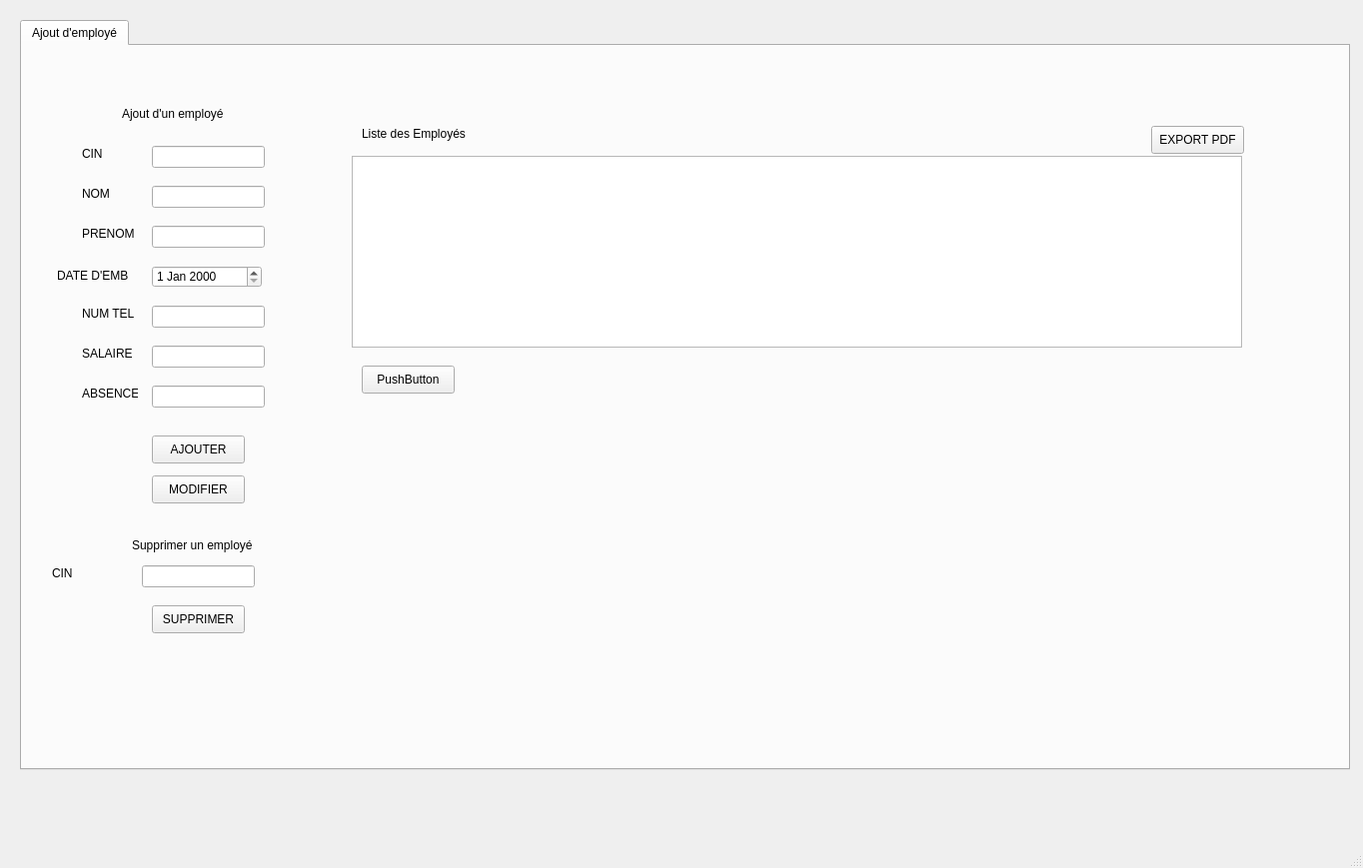
<?xml version="1.0" encoding="UTF-8"?>
<ui version="4.0">
 <class>MainWindow</class>
 <widget class="QMainWindow" name="MainWindow">
  <property name="geometry">
   <rect>
    <x>0</x>
    <y>0</y>
    <width>1364</width>
    <height>869</height>
   </rect>
  </property>
  <property name="windowTitle">
   <string>MainWindow</string>
  </property>
  <widget class="QWidget" name="centralwidget">
   <widget class="QTabWidget" name="tabWidget">
    <property name="geometry">
     <rect>
      <x>20</x>
      <y>20</y>
      <width>1331</width>
      <height>751</height>
     </rect>
    </property>
    <property name="currentIndex">
     <number>0</number>
    </property>
    <widget class="QWidget" name="tab_ajout">
     <attribute name="title">
      <string>Ajout d'employé</string>
     </attribute>
     <widget class="QLineEdit" name="lineEdit_cin">
      <property name="geometry">
       <rect>
        <x>130</x>
        <y>100</y>
        <width>113</width>
        <height>22</height>
       </rect>
      </property>
     </widget>
     <widget class="QLineEdit" name="lineEdit_nom">
      <property name="geometry">
       <rect>
        <x>130</x>
        <y>140</y>
        <width>113</width>
        <height>22</height>
       </rect>
      </property>
     </widget>
     <widget class="QLineEdit" name="lineEdit_prenom">
      <property name="geometry">
       <rect>
        <x>130</x>
        <y>180</y>
        <width>113</width>
        <height>22</height>
       </rect>
      </property>
     </widget>
     <widget class="QLineEdit" name="lineEdit_numT">
      <property name="geometry">
       <rect>
        <x>130</x>
        <y>260</y>
        <width>113</width>
        <height>22</height>
       </rect>
      </property>
     </widget>
     <widget class="QLineEdit" name="lineEdit_salaire">
      <property name="geometry">
       <rect>
        <x>130</x>
        <y>300</y>
        <width>113</width>
        <height>22</height>
       </rect>
      </property>
     </widget>
     <widget class="QLineEdit" name="lineEdit_abs">
      <property name="geometry">
       <rect>
        <x>130</x>
        <y>340</y>
        <width>113</width>
        <height>22</height>
       </rect>
      </property>
     </widget>
     <widget class="QLabel" name="label_cin">
      <property name="geometry">
       <rect>
        <x>60</x>
        <y>100</y>
        <width>56</width>
        <height>16</height>
       </rect>
      </property>
      <property name="text">
       <string>CIN</string>
      </property>
     </widget>
     <widget class="QLabel" name="label_prenom">
      <property name="geometry">
       <rect>
        <x>60</x>
        <y>180</y>
        <width>56</width>
        <height>16</height>
       </rect>
      </property>
      <property name="text">
       <string>PRENOM</string>
      </property>
     </widget>
     <widget class="QLabel" name="label_dateE">
      <property name="geometry">
       <rect>
        <x>35</x>
        <y>220</y>
        <width>81</width>
        <height>20</height>
       </rect>
      </property>
      <property name="text">
       <string>DATE D'EMB</string>
      </property>
     </widget>
     <widget class="QLabel" name="label_salaire">
      <property name="geometry">
       <rect>
        <x>60</x>
        <y>300</y>
        <width>56</width>
        <height>16</height>
       </rect>
      </property>
      <property name="text">
       <string>SALAIRE</string>
      </property>
     </widget>
     <widget class="QLabel" name="label_numT">
      <property name="geometry">
       <rect>
        <x>60</x>
        <y>260</y>
        <width>56</width>
        <height>16</height>
       </rect>
      </property>
      <property name="text">
       <string>NUM TEL</string>
      </property>
     </widget>
     <widget class="QLabel" name="label_nom">
      <property name="geometry">
       <rect>
        <x>60</x>
        <y>140</y>
        <width>56</width>
        <height>16</height>
       </rect>
      </property>
      <property name="text">
       <string>NOM</string>
      </property>
     </widget>
     <widget class="QLabel" name="label_abs">
      <property name="geometry">
       <rect>
        <x>60</x>
        <y>340</y>
        <width>56</width>
        <height>16</height>
       </rect>
      </property>
      <property name="text">
       <string>ABSENCE</string>
      </property>
     </widget>
     <widget class="QPushButton" name="pushButton_ajouter">
      <property name="geometry">
       <rect>
        <x>130</x>
        <y>390</y>
        <width>93</width>
        <height>28</height>
       </rect>
      </property>
      <property name="text">
       <string>AJOUTER</string>
      </property>
     </widget>
     <widget class="QPushButton" name="pushButton_modifier">
      <property name="geometry">
       <rect>
        <x>130</x>
        <y>430</y>
        <width>93</width>
        <height>28</height>
       </rect>
      </property>
      <property name="text">
       <string>MODIFIER</string>
      </property>
     </widget>
     <widget class="QPushButton" name="pushButton_supprimer">
      <property name="geometry">
       <rect>
        <x>130</x>
        <y>560</y>
        <width>93</width>
        <height>28</height>
       </rect>
      </property>
      <property name="text">
       <string>SUPPRIMER</string>
      </property>
     </widget>
     <widget class="QLineEdit" name="lineEdit_cinsupp">
      <property name="geometry">
       <rect>
        <x>120</x>
        <y>520</y>
        <width>113</width>
        <height>22</height>
       </rect>
      </property>
     </widget>
     <widget class="QLabel" name="label_cinsupp">
      <property name="geometry">
       <rect>
        <x>30</x>
        <y>520</y>
        <width>56</width>
        <height>16</height>
       </rect>
      </property>
      <property name="text">
       <string>CIN</string>
      </property>
     </widget>
     <widget class="QPushButton" name="pushButton_pdf">
      <property name="geometry">
       <rect>
        <x>1130</x>
        <y>80</y>
        <width>93</width>
        <height>28</height>
       </rect>
      </property>
      <property name="text">
       <string>EXPORT PDF</string>
      </property>
     </widget>
     <widget class="QTableView" name="tableView">
      <property name="geometry">
       <rect>
        <x>330</x>
        <y>110</y>
        <width>891</width>
        <height>192</height>
       </rect>
      </property>
     </widget>
     <widget class="QDateEdit" name="dateEdit">
      <property name="geometry">
       <rect>
        <x>130</x>
        <y>220</y>
        <width>110</width>
        <height>22</height>
       </rect>
      </property>
     </widget>
     <widget class="QLabel" name="label">
      <property name="geometry">
       <rect>
        <x>340</x>
        <y>80</y>
        <width>111</width>
        <height>16</height>
       </rect>
      </property>
      <property name="text">
       <string>Liste des Employés</string>
      </property>
     </widget>
     <widget class="QLabel" name="label_2">
      <property name="geometry">
       <rect>
        <x>100</x>
        <y>60</y>
        <width>111</width>
        <height>16</height>
       </rect>
      </property>
      <property name="text">
       <string>Ajout d'un employé</string>
      </property>
     </widget>
     <widget class="QLabel" name="label_3">
      <property name="geometry">
       <rect>
        <x>110</x>
        <y>490</y>
        <width>141</width>
        <height>20</height>
       </rect>
      </property>
      <property name="text">
       <string>Supprimer un employé</string>
      </property>
     </widget>
     <widget class="QPushButton" name="pushButton_stat">
      <property name="geometry">
       <rect>
        <x>340</x>
        <y>320</y>
        <width>93</width>
        <height>28</height>
       </rect>
      </property>
      <property name="text">
       <string>PushButton</string>
      </property>
     </widget>
    </widget>
   </widget>
  </widget>
  <widget class="QMenuBar" name="menubar">
   <property name="geometry">
    <rect>
     <x>0</x>
     <y>0</y>
     <width>1364</width>
     <height>26</height>
    </rect>
   </property>
  </widget>
  <widget class="QStatusBar" name="statusbar"/>
 </widget>
 <resources/>
 <connections/>
</ui>
